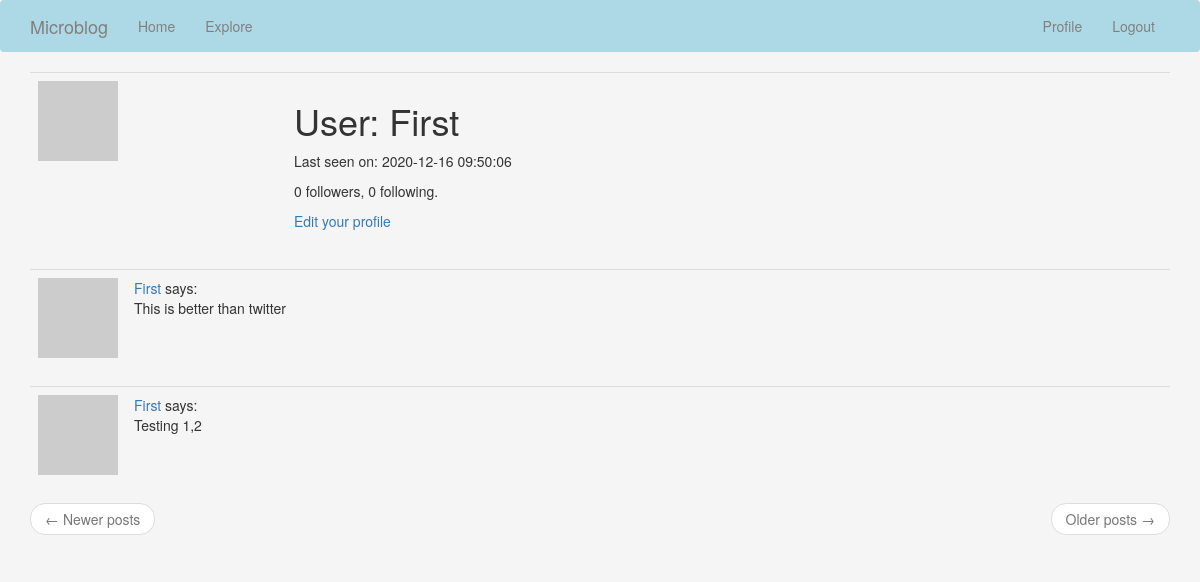
Page /user/First (signed in) on the committed database.
### app/models.py (models this page shows, shortened)
class User(UserMixin, db.Model):
    id = db.Column(db.Integer, primary_key = True)
    username = db.Column(db.String(64), index = True, unique = True)
    email = db.Column(db.String(120), index = True, unique = True)
    password_hash = db.Column(db.String(128))
    posts = db.relationship('Post', backref='author', lazy='dynamic')
    about_me = db.Column(db.String(140))
    last_see = db.Column(db.DateTime, default=datetime.utcnow)
    followed = db.relationship(
        'User', secondary=followers,
        primaryjoin=(followers.c.follower_id == id),
        secondaryjoin=(followers.c.followed_id == id),
        backref=db.backref('followers', lazy='dynamic'), lazy='dynamic')
    def avatar(self, size):
        digest = md5(self.email.lower().encode('utf-8')).hexdigest()
        return 'https://www.gravatar.com/avatar/{}?d=identicon&s={}'.format(digest, size)

class Post(db.Model):
    id = db.Column(db.Integer, primary_key = True)
    body = db.Column(db.String(140))
    timestamp = db.Column(db.DateTime, index = True, default = datetime.utcnow)
    user_id = db.Column(db.Integer, db.ForeignKey('user.id'))

### app/routes.py (the view)
@app.route('/user/<username>')
@login_required
def user(username):
    user = User.query.filter_by(username=username).first_or_404()
    page = request.args.get('page', 1, type=int)
    posts = user.posts.order_by(Post.timestamp.desc()).paginate(
        page, app.config['POSTS_PER_PAGE'], False)
    next_url = url_for('user', username=user.username, page=posts.next_num) \
        if posts.has_next else None
    prev_url = url_for('user', username=user.username, page=posts.prev_num) \
        if posts.has_prev else None
    form = EmptyForm()
    return render_template('user.html', user=user, posts=posts.items,
                           next_url=next_url, prev_url=prev_url, form=form)

### app/models.py (called while the page is built)
@login.user_loader
def load_user(id):
    return User.query.get(int(id))

### app/routes.py (called while the page is built)
@app.before_request
def before_request():
    if current_user.is_authenticated:
        current_user.last_seen = datetime.utcnow()
        db.session.commit()

### app/templates/user.html (shortened to what this page needs)
{% extends "base.html" %}
{% block app_content %}
    <table class="table table-hover">
        <tr>
            <td width="256px"><img src="{{ user.avatar(256) }}"></td>
            <td>
                <h1>User: {{ user.username }}</h1>
                {% if user.last_seen %}<p>Last seen on: {{ user.last_seen }}</p>{% endif %}
                <p>{{ user.followers.count() }} followers, {{ user.followed.count() }} following.</p>
                {% if user == current_user %}
                <p><a href="{{ url_for('edit_profile') }}">Edit your profile</a></p>
                {% endif %}
            </td>
        </tr>
    </table>
    {% for post in posts %}
        {% include '_post.html' %}
    {% endfor %}
    <nav aria-label="...">
        <ul class="pager">
            <li class="previous{% if not prev_url %} disabled{% endif %}">
                <a href="{{ prev_url or '#' }}">
                    <span aria-hidden="true">&larr;</span> Newer posts
                </a>
            </li>
            <li class="next{% if not next_url %} disabled{% endif %}">
                <a href="{{ next_url or '#' }}">
                    Older posts <span aria-hidden="true">&rarr;</span>
                </a>
            </li>
        </ul>
    </nav>
{% endblock %}

### app/templates/base.html (shortened to what this page needs)
{% extends 'bootstrap/base.html' %}
{% block styles %}
{{ super() }}
{% endblock %}
{% block navbar %}
    <nav class="navbar navbar-custom">
        <div class="container">
            <div class="navbar-header">
                <a class="navbar-brand" href="{{ url_for('index') }}">Microblog</a>
            </div>
            <div class="collapse navbar-collapse" id="bs-example-navbar-collapse-1">
                <ul class="nav navbar-nav">
                    <li><a href="{{ url_for('index') }}">Home</a></li>
                    <li><a href="{{ url_for('explore') }}">Explore</a></li>
                </ul>
                <ul class="nav navbar-nav navbar-right">
                    {% if current_user.is_anonymous %}
                        <li><a href="{{ url_for('login') }}">Login</a></li>
                    {% else %}
                        <li><a href="{{ url_for('user', username=current_user.username) }}">Profile</a></li>
                        <li><a href="{{ url_for('logout') }}">Logout</a></li>
                    {% endif %}
                </ul>
            </div>
        </div>
    </nav>
{% endblock %}
{% block content %}
    <div class="container">
        {% block app_content %}{% endblock %}
    </div>
{% endblock %}

### app/templates/_post.html
<table class="table table-hover">
    <tr>
        <td width="70px">
            <a href="{{ url_for('user', username=post.author.username) }}">
                <img src="{{ post.author.avatar(70) }}" />
            </a>
        </td>
        <td>
            <a href="{{ url_for('user', username=post.author.username) }}">
                {{ post.author.username }}
            </a>
            says:
            <br>
            {{ post.body }}
        </td>
    </tr>
</table>

### app/templates/base.html (style rules this page uses)
body { background-color: rgb(245, 245, 245); }
:root { --primary-color: lightblue; --secondary-color: gray; --primary-color-active: rgb(156, 198, 247); --secondary-color-active: rgb(104, 103, 103); }
.navbar-custom { background-color: var(--primary-color); }
ul.nav li a, ul.nav a:visited { color: var(--secondary-color); }
.navbar-brand { color: var(--secondary-color) !important; }

### rows in the picture
User: username "First"
Post: author.username "First", body "This is better than twitter"
Post: author.username "First", body "Testing 1,2"

### other values in the picture
{{ user.last_seen }} "2020-12-16 09:50:06"
{{ user.followers.count() }} "0"
{{ user.followed.count() }} "0"
